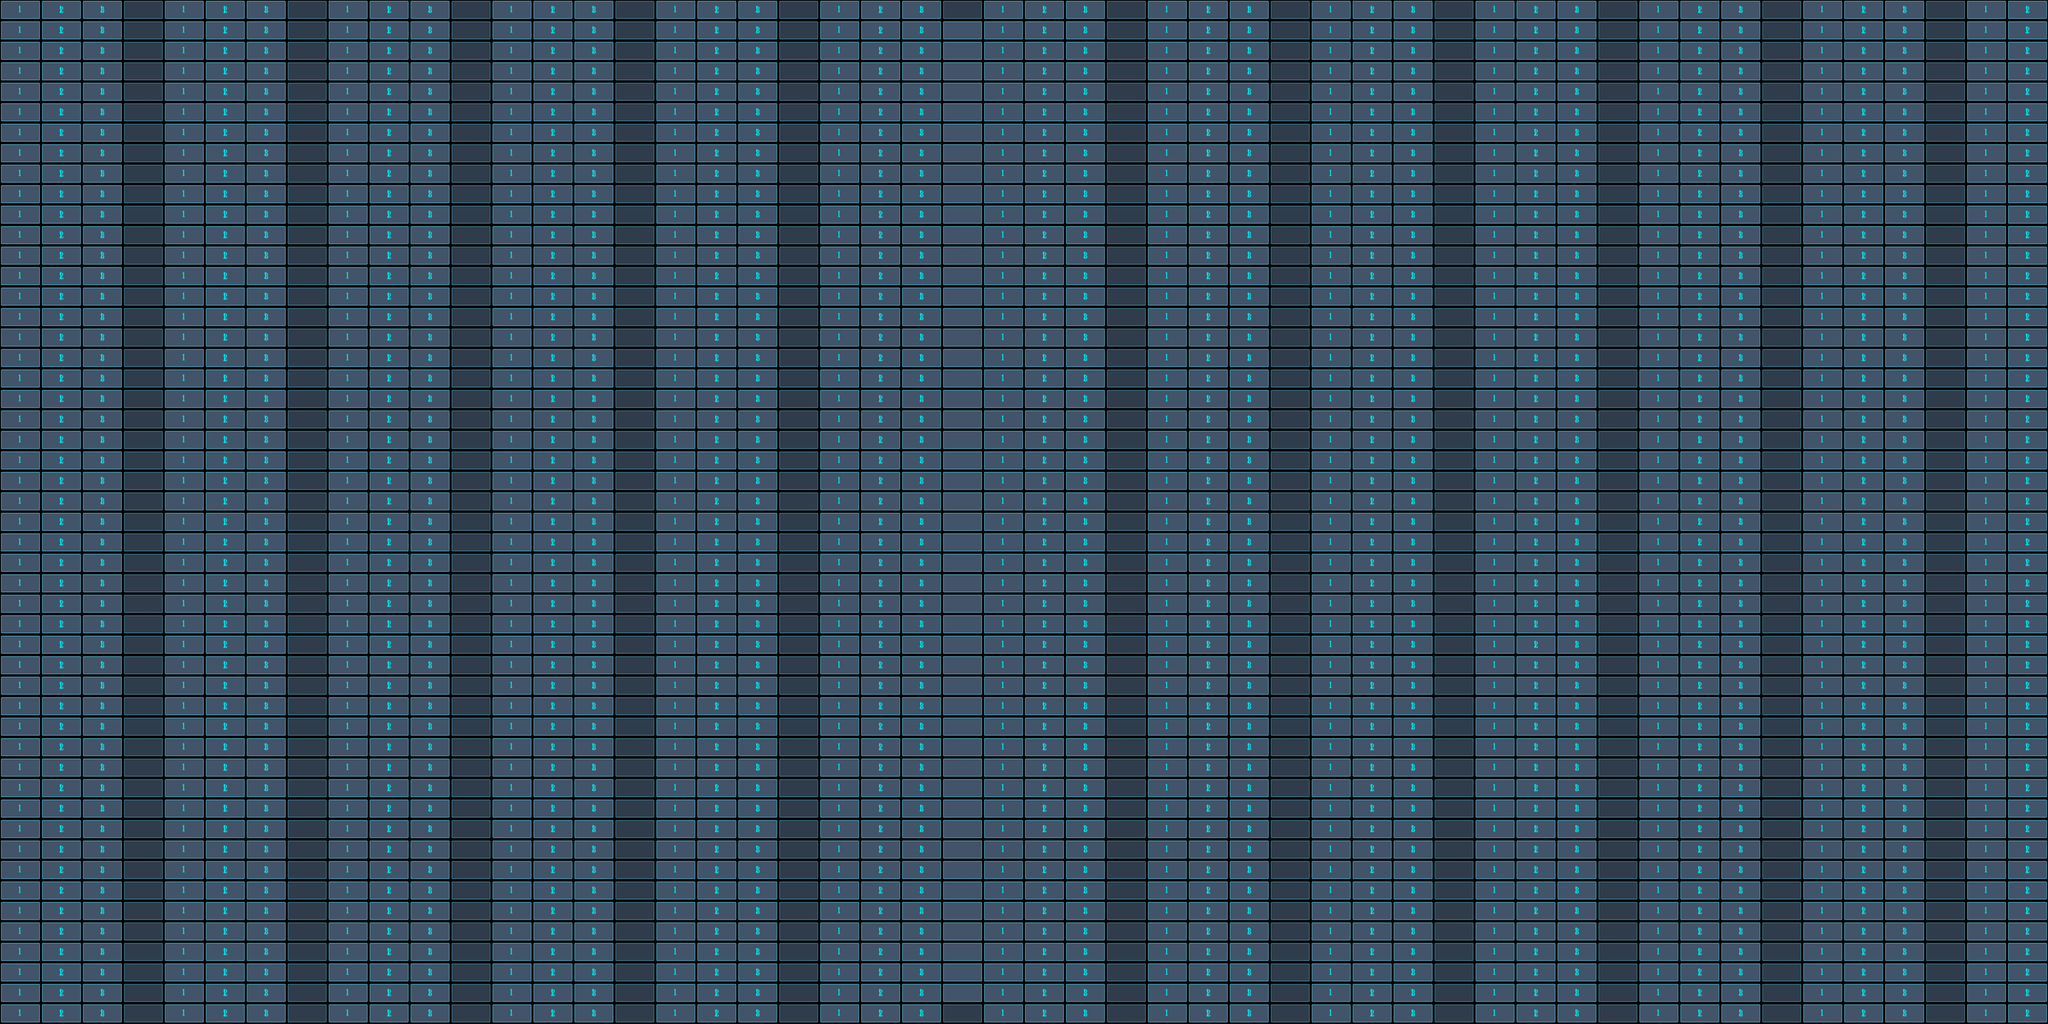

A 2D game scene composited from a Tiled map and its tileset images. What follows is a short description and the map's XML, with each tile layer's data collapsed to a summary:
An orthogonal 50x50 tile map with 64x32 px tiles, 3 tile layers (data, bg, num).

<map version="1.4" tiledversion="1.4.3" orientation="orthogonal" renderorder="right-down" width="50" height="50" tilewidth="64" tileheight="32" infinite="0" nextlayerid="4" nextobjectid="1">
 <tileset firstgid="1" source="norlal100.tsx" />
 <layer id="3" name="data" width="50" height="50">
  <data>[2500 cells, 48 non-empty, 1 distinct tile ids]</data>
 </layer>
 <layer id="1" name="bg" width="50" height="50">
  <data>[2500 cells, 2500 non-empty, 1 distinct tile ids]</data>
 </layer>
 <layer id="2" name="num" width="50" height="50">
  <data>[2500 cells, 1900 non-empty, 3 distinct tile ids]</data>
 </layer>
</map>